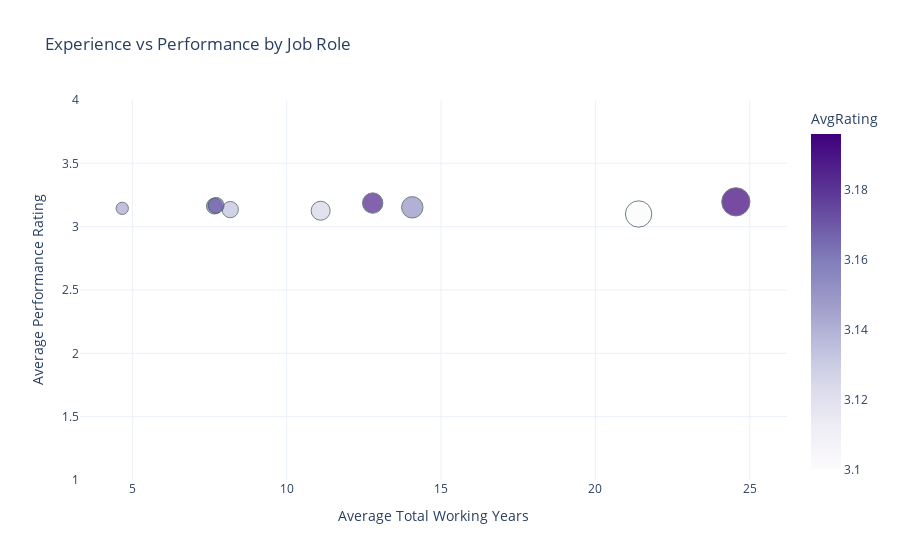

Source (notebook cell):
### Code cell
# Which job roles have the highest average TotalWorkingYears, and how does it affect performance?
#SQL 
# Connect to SQLite database
conn = sqlite3.connect("employees.db")

query="""
SELECT JobRole, AVG(TotalWorkingYears) AS AvgTotalWorkingYears, AVG(PerformanceRating) AS AvgRating
FROM employees
GROUP BY JobRole
ORDER BY AvgRating DESC;

"""
empl_trainingSQL= pd.read_sql_query(query, conn)
print(empl_trainingSQL)
conn.close()


# Python
role_stats = (
    HrData.groupby("JobRole")
          .agg(AvgWorkingYears=("TotalWorkingYears", "mean"),
               AvgRating=("PerformanceRating", "mean"))
          .reset_index()
)

print(role_stats.sort_values("AvgRating", ascending=False))

fig = px.scatter(
    role_stats,
    x="AvgWorkingYears",
    y="AvgRating",
    size="AvgWorkingYears",     
    color="AvgRating",         
    hover_name="JobRole",
    title="Experience vs Performance by Job Role",
    color_continuous_scale=px.colors.sequential.Purples,
    template="plotly_white"
)

fig.update_traces(marker=dict(line=dict(width=1, color="DarkSlateGrey")))
fig.update_layout(
    xaxis_title="Average Total Working Years",
    yaxis_title="Average Performance Rating",
    yaxis=dict(range=[1, 4])  
)
fig.show()

### Figure 1 — Plotly figure (JSON) as saved in the notebook; plotly's stock layout.template omitted (floating-point values rounded to 4 significant figures)
{"data": [{"hovertemplate": "<b>%{hovertext}</b><br><br>AvgWorkingYears=%{marker.size}<br>AvgRating=%{marker.color}<extra></extra>", "hovertext": ["Healthcare Representative", "Human Resources", "Laboratory Technician", "Manager", "Manufacturing Director", "Research Director", "Research Scientist", "Sales Executive", "Sales Representative"], "legendgroup": "", "marker": {"color": [3.153, 3.135, 3.162, 3.196, 3.186, 3.1, 3.168, 3.126, 3.145], "coloraxis": "coloraxis", "line": {"color": "DarkSlateGrey", "width": 1}, "size": [14.07, 8.173, 7.656, 24.55, 12.79, 21.4, 7.716, 11.1, 4.675], "sizemode": "area", "sizeref": 0.06137, "symbol": "circle"}, "mode": "markers", "name": "", "orientation": "v", "showlegend": false, "type": "scatter", "x": [14.07, 8.173, 7.656, 24.55, 12.79, 21.4, 7.716, 11.1, 4.675], "xaxis": "x", "y": [3.153, 3.135, 3.162, 3.196, 3.186, 3.1, 3.168, 3.126, 3.145], "yaxis": "y"}], "layout": {"coloraxis": {"colorbar": {"title": {"text": "AvgRating"}}, "colorscale": [[0, "rgb(252,251,253)"], [0.125, "rgb(239,237,245)"], [0.25, "rgb(218,218,235)"], [0.375, "rgb(188,189,220)"], [0.5, "rgb(158,154,200)"], [0.625, "rgb(128,125,186)"], [0.75, "rgb(106,81,163)"], [0.875, "rgb(84,39,143)"], [1, "rgb(63,0,125)"]]}, "legend": {"itemsizing": "constant", "tracegroupgap": 0}, "title": {"text": "Experience vs Performance by Job Role"}, "xaxis": {"anchor": "y", "domain": [0, 1], "title": {"text": "Average Total Working Years"}}, "yaxis": {"anchor": "x", "domain": [0, 1], "range": [1, 4], "title": {"text": "Average Performance Rating"}}}}
